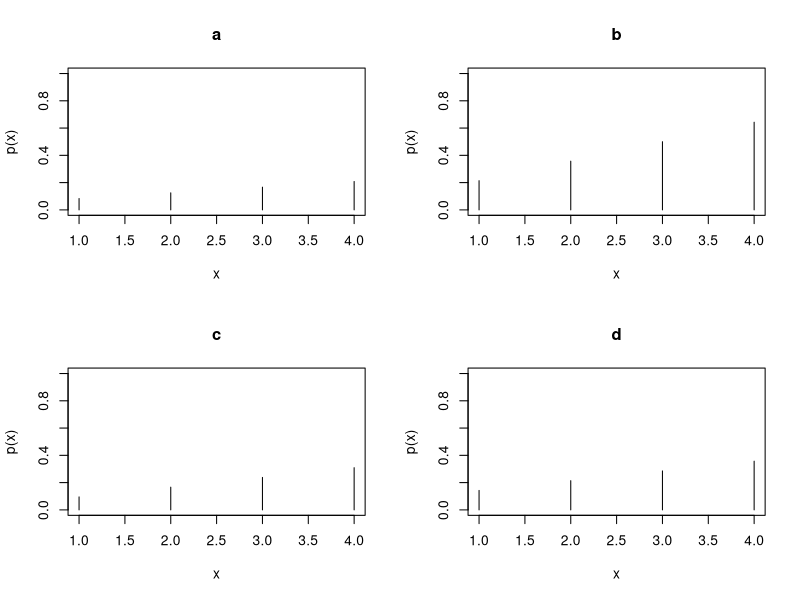

Source code (R):
## ---- chunk 1
par(mfrow=c(2,2))
x <- 1:4
plot(x, (x+1)/24, type="h", ylim=c(0,1), main = "a", ylab = "p(x)", xlab="x")
plot(x, (2*x+1)/14, type="h", ylim=c(0,1), main = "b", ylab = "p(x)", xlab="x")
plot(x, (x+1/3)/14, type="h", ylim=c(0,1), main = "c", ylab = "p(x)", xlab="x")
plot(x, (x+1)/14, type="h", ylim=c(0,1), main = "d", ylab = "p(x)", xlab="x")
